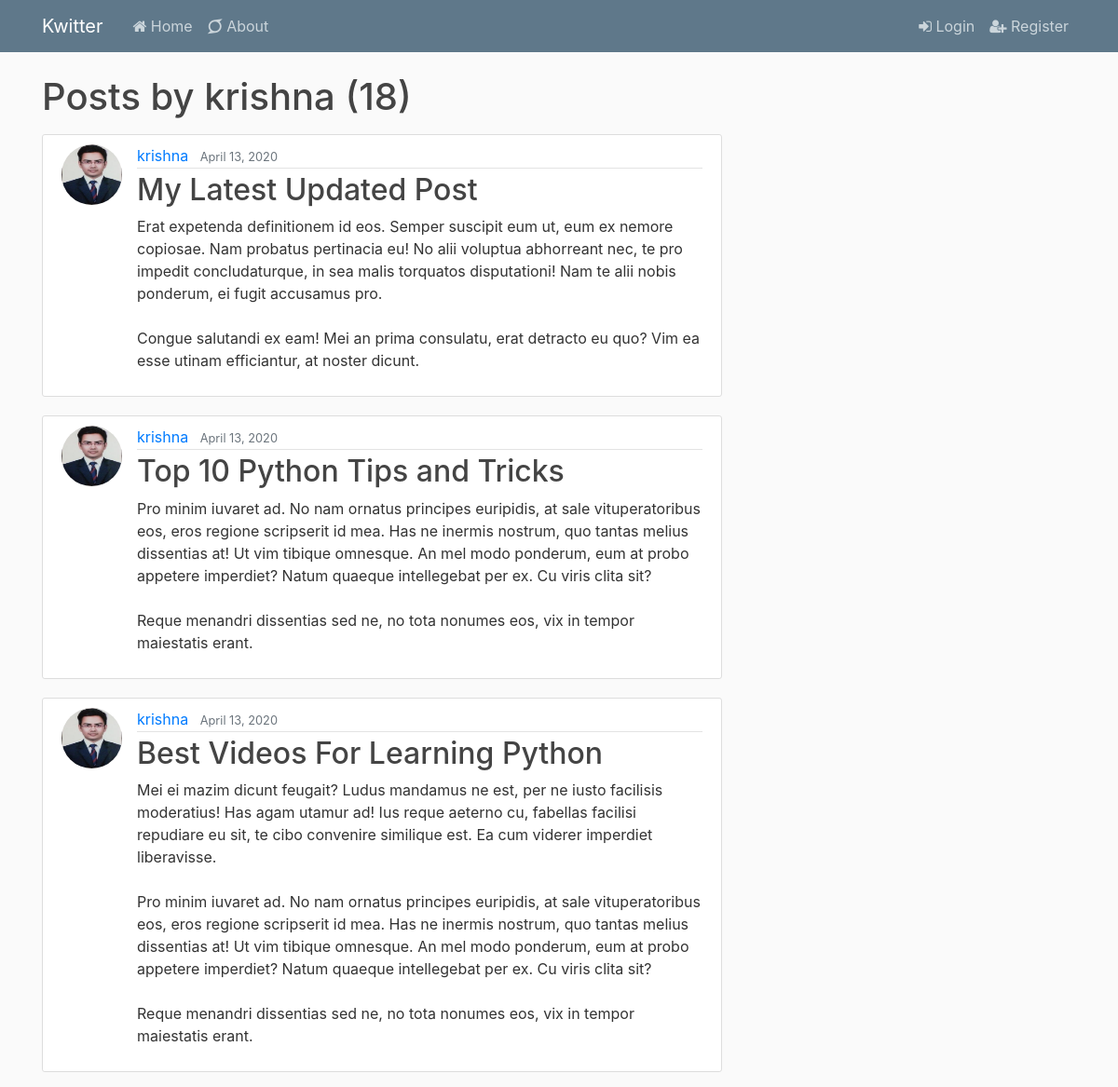
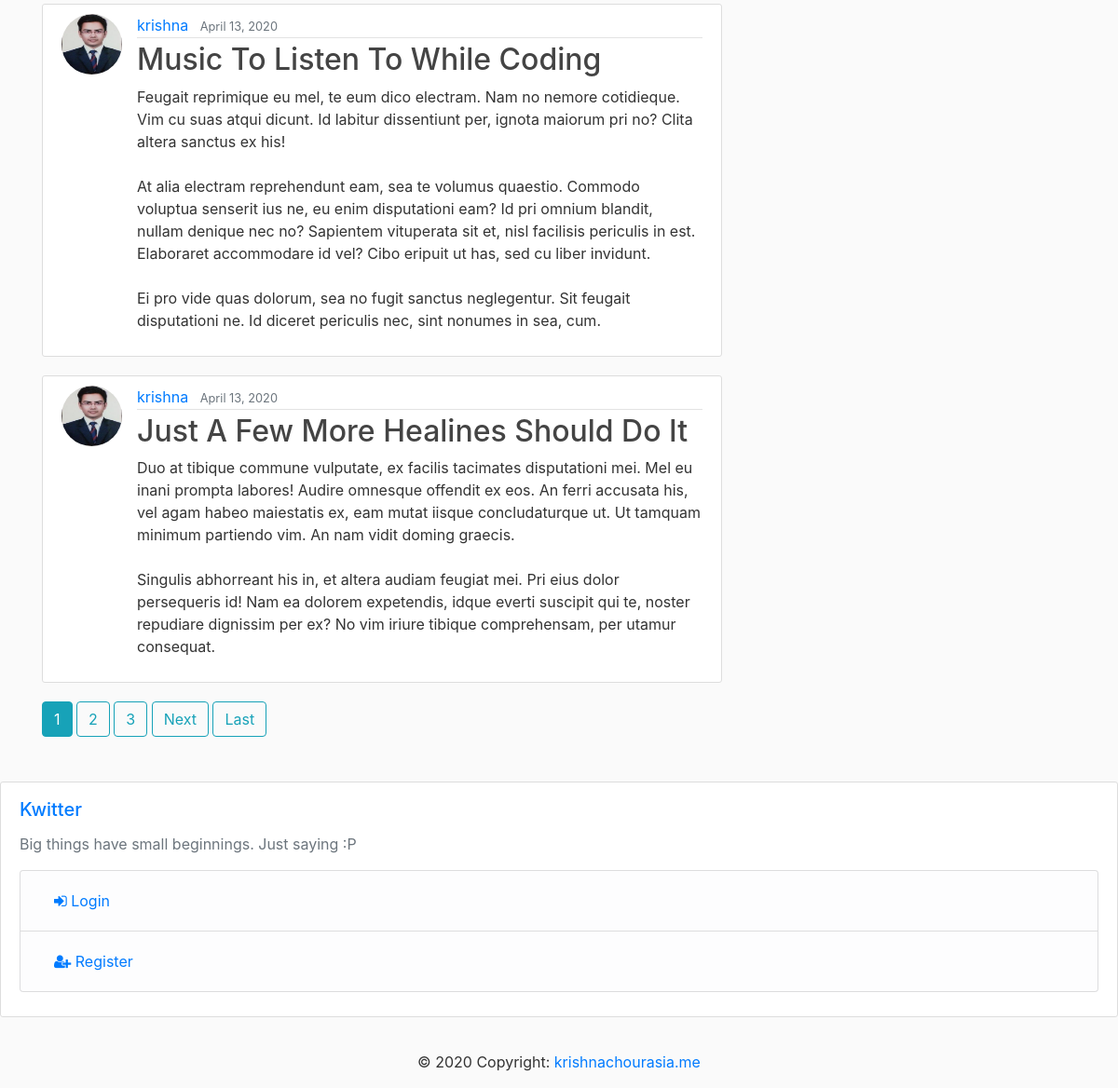
Screenshot of /user/krishna with the database file from the repository (2 pictures, top to bottom).
### blog/models.py (models this page shows, shortened)
class Post(models.Model):
    title = models.CharField(max_length=100)
    content = models.TextField()
    date_posted = models.DateTimeField(default=timezone.now)
    author = models.ForeignKey(User, on_delete=models.CASCADE)

### users/models.py (models this page shows, shortened)
class Profile(models.Model):
    user = models.OneToOneField(User, on_delete=models.CASCADE)
    image = models.ImageField(default='profile_pics/default.jpg', upload_to='profile_pics')

### blog/views.py (the view)
# urls.py: path('user/<str:username>', UserPostListView.as_view(), name='user-posts'),
class UserPostListView(ListView):
    model = Post
    template_name = 'blog/user_posts.html'
    context_object_name = 'posts'
    paginate_by = 5
    def get_queryset(self):
        user = get_object_or_404(User,username=self.kwargs.get('username'))
        return Post.objects.filter(author=user).order_by('-date_posted')

### blog/templates/blog/user_posts.html (shortened to what this page needs)
{% extends 'blog/base.html' %}
{% block content %}
    <h1 class="mb-3">Posts by {{ view.kwargs.username }} ({{ page_obj.paginator.count }})</h1>
    {% for post in posts %}
       <article class="media content-section">
           <img class="rounded-circle article-img" src="{{ post.author.profile.image.url }}" >
  <div class="media-body">
    <div class="article-metadata">
      <a class="mr-2" href="{% url 'user-posts' post.author.username %}">{{ post.author }}</a>
      <small class="text-muted">{{ post.date_posted |date:"F d, Y" }}</small>
    </div>
    <h2><a class="article-title" href="{%  url 'blog-post' post.id %}">{{ post.title }}</a></h2>
    <p class="article-content">{{ post.content }}</p>
  </div>
</article>
    {% endfor %}
    {% if is_paginated %}
        {% for num in page_obj.paginator.page_range %}
            {% if page_obj.number == num %}
                <a class="btn btn-info mb-4" href="?page={{ num }}">{{num}}</a>
            {% elif num > page_obj.number|add:'-3' and num < page_obj.number|add:'3' %}
                <a class="btn btn-outline-info mb-4" href="?page={{ num }}">{{num}}</a>
            {% endif %}
        {% endfor %}
        {% if page_obj.has_next %}
            <a class="btn btn-outline-info mb-4" href="?page={{ page_obj.next_page_number }}">Next</a>
            <a class="btn btn-outline-info mb-4" href="?page={{ page_obj.paginator.num_pages }}">Last</a>
        {% endif %}
    {% endif %}
{% endblock content %}

### blog/static/blog/main.css (style rules this page uses)
body { background: #fafafa; color: #333333; margin-top: 5rem; }
h1, h2, h3, h4, h5, h6 { color: #444444; }
.content-section { background: #ffffff; padding: 10px 20px; border: 1px solid #dddddd; border-radius: 3px; margin-bottom: 20px; }
.article-title { color: #444444; }
.article-content { white-space: pre-line; }
.article-img { height: 65px; width: 65px; margin-right: 16px; }
.article-metadata { padding-bottom: 1px; margin-bottom: 4px; border-bottom: 1px solid #e3e3e3 }

### rows the page displays
Post: author.profile.image (picture), author "krishna", date_posted "April 13, 2020", title "My Latest Updated Post", content "Erat expetenda definitionem id eos. Semper suscipit eum ut, eum ex nemore copiosae. Nam probatus pertinacia eu! No alii voluptua abhorreant nec, te pro impedit concludaturque, in sea malis torquatos disputationi! Nam te alii nobis ponderum, ei fugit accusamus pro. Congue salutandi ex eam! Mei an prima consulatu, erat detracto eu quo? Vim ea esse utinam efficiantur, at noster dicunt."
Post: author.profile.image (picture), author "krishna", date_posted "April 13, 2020", title "Top 10 Python Tips and Tricks", content "Pro minim iuvaret ad. No nam ornatus principes euripidis, at sale vituperatoribus eos, eros regione scripserit id mea. Has ne inermis nostrum, quo tantas melius dissentias at! Ut vim tibique omnesque. An mel modo ponderum, eum at probo appetere imperdiet? Natum quaeque intellegebat per ex. Cu viris clita sit? Reque menandri dissentias sed ne, no tota nonumes eos, vix in tempor maiestatis erant."
Post: author.profile.image (picture), author "krishna", date_posted "April 13, 2020", title "Best Videos For Learning Python", content "Mei ei mazim dicunt feugait? Ludus mandamus ne est, per ne iusto facilisis moderatius! Has agam utamur ad! Ius reque aeterno cu, fabellas facilisi repudiare eu sit, te cibo convenire similique est. Ea cum viderer imperdiet liberavisse. Pro minim iuvaret ad. No nam ornatus principes euripidis, at sale vituperatoribus eos, eros regione scripserit id mea. Has ne inermis nostrum, quo tantas melius dissentias at! Ut vim tibique omnesque. An mel modo ponderum, eum at probo appetere imperdiet? Natum quaeque intellegebat per ex. Cu viris clita sit? Reque menandri dissentias sed ne, no tota nonumes eos, vix in tempor maiestatis erant."
Post: author.profile.image (picture), author "krishna", date_posted "April 13, 2020", title "Music To Listen To While Coding", content "Feugait reprimique eu mel, te eum dico electram. Nam no nemore cotidieque. Vim cu suas atqui dicunt. Id labitur dissentiunt per, ignota maiorum pri no? Clita altera sanctus ex his! At alia electram reprehendunt eam, sea te volumus quaestio. Commodo voluptua senserit ius ne, eu enim disputationi eam? Id pri omnium blandit, nullam denique nec no? Sapientem vituperata sit et, nisl facilisis periculis in est. Elaboraret accommodare id vel? Cibo eripuit ut has, sed cu liber invidunt. Ei pro vide quas dolorum, sea no fugit sanctus neglegentur. Sit feugait disputationi ne. Id diceret periculis nec, sint nonumes in sea, cum."
Post: author.profile.image (picture), author "krishna", date_posted "April 13, 2020", title "Just A Few More Healines Should Do It", content "Duo at tibique commune vulputate, ex facilis tacimates disputationi mei. Mel eu inani prompta labores! Audire omnesque offendit ex eos. An ferri accusata his, vel agam habeo maiestatis ex, eam mutat iisque concludaturque ut. Ut tamquam minimum partiendo vim. An nam vidit doming graecis. Singulis abhorreant his in, et altera audiam feugiat mei. Pri eius dolor persequeris id! Nam ea dolorem expetendis, idque everti suscipit qui te, noster repudiare dignissim per ex? No vim iriure tibique comprehensam, per utamur consequat."

### other values shown
{{ view.kwargs.username }} "krishna"
{{ page_obj.paginator.count }} "18"
{{ num }} "1"
{{ num }} "2" "3"
